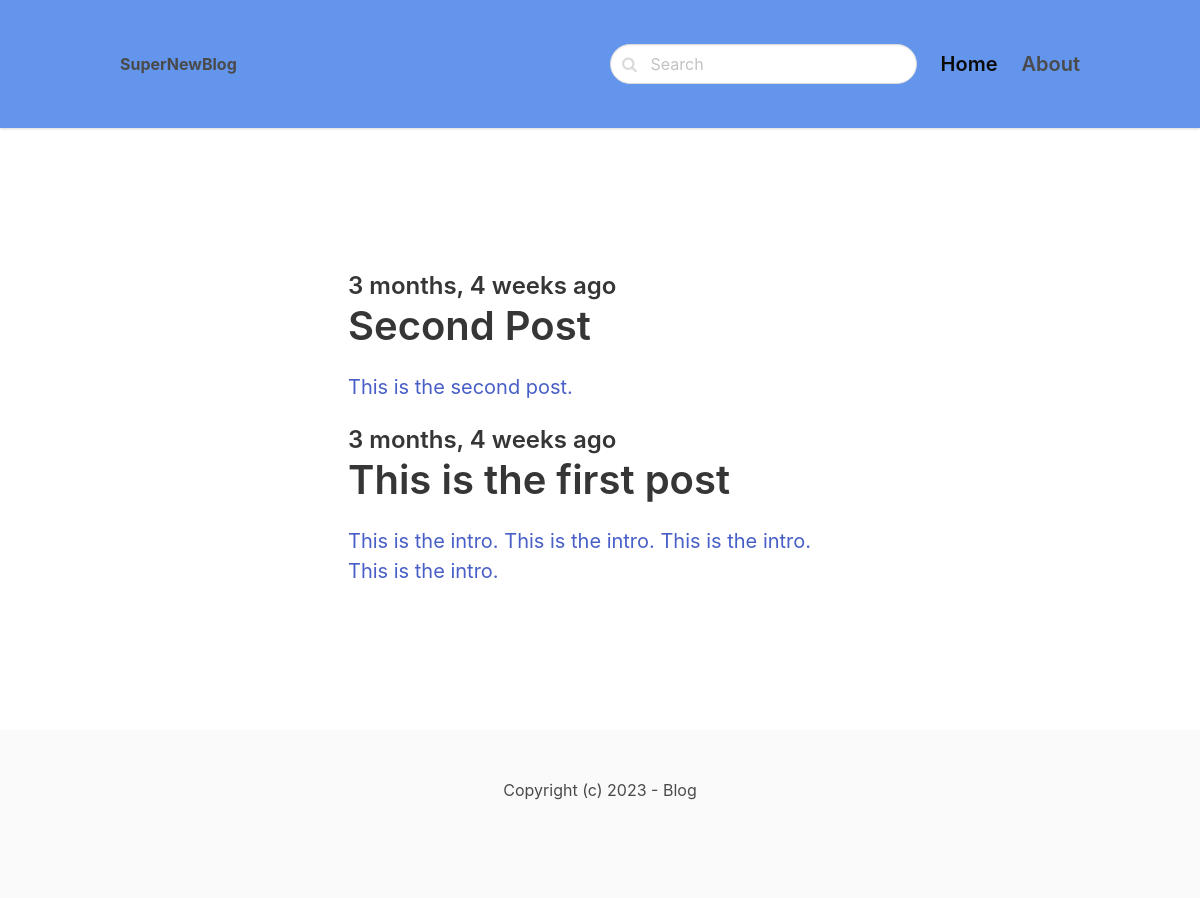
/book/, run on the app's committed database.
### blog/models.py (models this page shows, shortened)
class Post(models.Model):
    ACTIVE = 'active'
    DRAFT = 'draft'
    CHOICES_STATUS = (
        (ACTIVE, 'Active'),
        (DRAFT, 'Draft')
    )
    category = models.ForeignKey(Category, related_name='posts', on_delete=models.CASCADE)
    title = models.CharField(max_length=255)
    slug = models.SlugField()
    intro = models. TextField()
    body = models.TextField()
    created_at = models.DateTimeField(auto_now_add=True)
    status = models.CharField(max_length=10, choices=CHOICES_STATUS, default=ACTIVE)
    image = models.ImageField(upload_to='uploads/', blank=True, null=True)
    class Meta:
        ordering = ('-created_at',)

### blog/views.py (the view)
# urls.py: path('<slug:slug>/', views.category, name='category_detail')
def category(request, slug):
    category = get_object_or_404(Category, slug=slug)
    posts = category.posts.filter(status=Post.ACTIVE)
    return render(request, 'blog/category.html', {'category': category, 'posts': posts})

### blog/templates/blog/category.html (shortened to what this page needs)
{% extends 'core/base.html' %}
{% block content %}
<section class="hero">
    <div class="hero-body">
        <div class="container">
            <section class="section">
                <div class="columns">
                    <div class="column is-8 is-offset-2">
                        {% for post in category.posts.all %}
                            <div class="content is-medium">
                                <a href="{% url 'post_detail' post.category.slug post.slug %}">
                                <h2 class="subtitle is-4">{{ post.created_at|timesince }} ago</h2>
                                <h1 class="title">{{ post.title }}</h1>
                                <p>{{ post.intro }}</p>
                                </a>
                            </div>
                        {% endfor %}
                    </div>
                </div>
            </section>
        </div>
    </div>
</section>
{% endblock %}

### data on the page
Post: created_at "3 months, 4 weeks", title "Second Post", intro "This is the second post."
Post: created_at "3 months, 4 weeks", title "This is the first post", intro "This is the intro. This is the intro. This is the intro. This is the intro."
